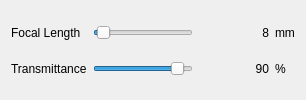
           <widget class="QWidget" name="page_10">
            <layout class="QGridLayout" name="gridLayout_10">
             <item row="0" column="0">
              <widget class="QLabel" name="focalLengthLabel_2">
               <property name="text">
                <string>Focal Length </string>
               </property>
              </widget>
             </item>
             <item row="2" column="0">
              <widget class="QLabel" name="transmittanceLabel">
               <property name="text">
                <string>Transmittance</string>
               </property>
              </widget>
             </item>
             <item row="2" column="1">
              <widget class="QSlider" name="transmittanceSlider">
               <property name="minimumSize">
                <size>
                 <width>100</width>
                 <height>0</height>
                </size>
               </property>
               <property name="maximum">
                <number>100</number>
               </property>
               <property name="sliderPosition">
                <number>90</number>
               </property>
               <property name="tracking">
                <bool>true</bool>
               </property>
               <property name="orientation">
                <enum>Qt::Horizontal</enum>
               </property>
              </widget>
             </item>
             <item row="0" column="4">
              <widget class="QLabel" name="focalLenthSliderUnitsLabel">
               <property name="text">
                <string>mm</string>
               </property>
              </widget>
             </item>
             <item row="2" column="3">
              <widget class="QLabel" name="transmittanceValueLabel">
               <property name="minimumSize">
                <size>
                 <width>30</width>
                 <height>0</height>
                </size>
               </property>
               <property name="text">
                <string>90</string>
               </property>
               <property name="alignment">
                <set>Qt::AlignRight|Qt::AlignTrailing|Qt::AlignVCenter</set>
               </property>
              </widget>
             </item>
             <item row="2" column="4">
              <widget class="QLabel" name="transmittanceUnitsLabel">
               <property name="text">
                <string>%</string>
               </property>
              </widget>
             </item>
             <item row="0" column="3">
              <widget class="QLabel" name="focalLengthSliderValueLabel">
               <property name="minimumSize">
                <size>
                 <width>25</width>
                 <height>0</height>
                </size>
               </property>
               <property name="text">
                <string>8</string>
               </property>
               <property name="alignment">
                <set>Qt::AlignRight|Qt::AlignTrailing|Qt::AlignVCenter</set>
               </property>
              </widget>
             </item>
             <item row="0" column="1">
              <widget class="QSlider" name="focalLengthSlider">
               <property name="minimumSize">
                <size>
                 <width>100</width>
                 <height>0</height>
                </size>
               </property>
               <property name="minimum">
                <number>1</number>
               </property>
               <property name="maximum">
                <number>200</number>
               </property>
               <property name="value">
                <number>8</number>
               </property>
               <property name="tracking">
                <bool>true</bool>
               </property>
               <property name="orientation">
                <enum>Qt::Horizontal</enum>
               </property>
              </widget>
             </item>
             <item row="0" column="2">
              <spacer name="horizontalSpacer_9">
               <property name="orientation">
                <enum>Qt::Horizontal</enum>
               </property>
               <property name="sizeHint" stdset="0">
                <size>
                 <width>40</width>
                 <height>20</height>
                </size>
               </property>
              </spacer>
             </item>
            </layout>
           </widget>
